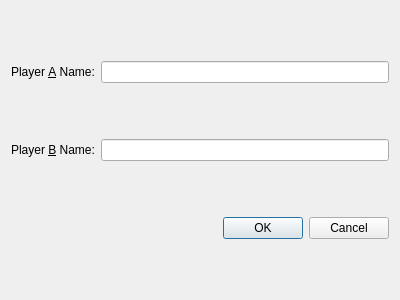
<?xml version="1.0" encoding="UTF-8"?>
<ui version="4.0">
 <class>ConfigurationDialog</class>
 <widget class="QDialog" name="ConfigurationDialog">
  <property name="geometry">
   <rect>
    <x>0</x>
    <y>0</y>
    <width>400</width>
    <height>300</height>
   </rect>
  </property>
  <property name="windowTitle">
   <string>Dialog</string>
  </property>
  <layout class="QGridLayout" name="gridLayout">
   <item row="0" column="0">
    <widget class="QLabel" name="label1">
     <property name="text">
      <string>Player &amp;A Name:</string>
     </property>
     <property name="buddy">
      <cstring>player1Name</cstring>
     </property>
    </widget>
   </item>
   <item row="0" column="1">
    <widget class="QLineEdit" name="player1Name"/>
   </item>
   <item row="1" column="0">
    <widget class="QLabel" name="label2">
     <property name="text">
      <string>Player &amp;B Name:</string>
     </property>
     <property name="buddy">
      <cstring>player2Name</cstring>
     </property>
    </widget>
   </item>
   <item row="1" column="1">
    <widget class="QLineEdit" name="player2Name"/>
   </item>
   <item row="2" column="0" colspan="2">
    <widget class="QDialogButtonBox" name="buttonBox">
     <property name="orientation">
      <enum>Qt::Horizontal</enum>
     </property>
     <property name="standardButtons">
      <set>QDialogButtonBox::Cancel|QDialogButtonBox::Ok</set>
     </property>
    </widget>
   </item>
  </layout>
 </widget>
 <resources/>
 <connections>
  <connection>
   <sender>buttonBox</sender>
   <signal>accepted()</signal>
   <receiver>ConfigurationDialog</receiver>
   <slot>accept()</slot>
   <hints>
    <hint type="sourcelabel">
     <x>248</x>
     <y>254</y>
    </hint>
    <hint type="destinationlabel">
     <x>157</x>
     <y>274</y>
    </hint>
   </hints>
  </connection>
  <connection>
   <sender>buttonBox</sender>
   <signal>rejected()</signal>
   <receiver>ConfigurationDialog</receiver>
   <slot>reject()</slot>
   <hints>
    <hint type="sourcelabel">
     <x>316</x>
     <y>260</y>
    </hint>
    <hint type="destinationlabel">
     <x>286</x>
     <y>274</y>
    </hint>
   </hints>
  </connection>
 </connections>
</ui>
